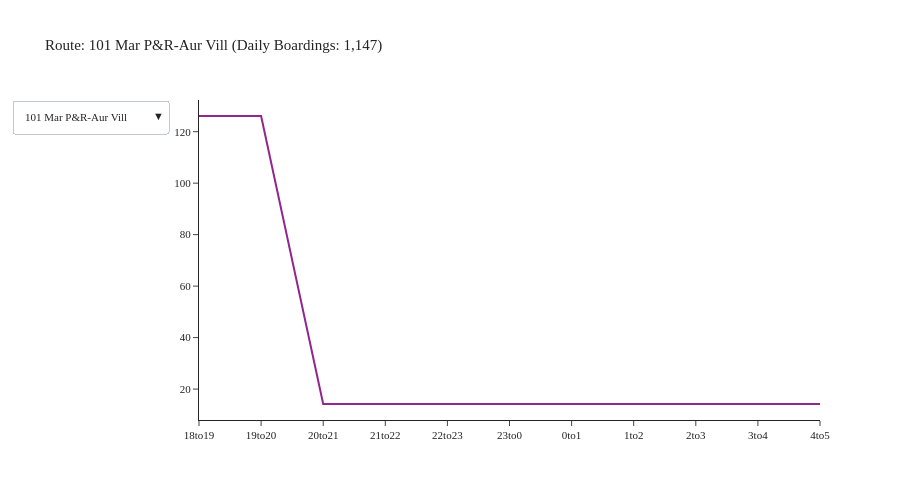

This figure's notebook cell:
### Code cell
agency = 'Community Transit'
df = df_transit_line[df_transit_line['agency'] == agency]
df = df.groupby(['tod', 'description']).agg({'boardings': 'sum'}).reset_index()
fig = create_tod_chart(df)
fig.show()

### Figure 1 — Plotly figure (JSON) as saved in the notebook; plotly's stock layout.template omitted (floating-point values rounded to 4 significant figures)
{"data": [{"mode": "lines", "name": "101 Mar P&R-Aur Vill", "type": "scatter", "visible": true, "x": ["18to19", "19to20", "20to21", "21to22", "22to23", "23to0", "0to1", "1to2", "2to3", "3to4", "4to5"], "y": [126.1, 126.1, 14.2, 14.2, 14.2, 14.2, 14.2, 14.2, 14.2, 14.2, 14.2]}, {"mode": "lines", "name": "105 Mariner P&R-Both", "type": "scatter", "visible": false, "x": ["18to19", "19to20", "20to21", "21to22", "22to23", "23to0", "0to1", "1to2", "2to3", "3to4", "4to5"], "y": [35.35, 35.35, 5.572, 5.572, 5.572, 5.572, 5.572, 5.572, 5.572, 5.572, 5.572]}, {"mode": "lines", "name": "106 Mariner P&R-Both", "type": "scatter", "visible": false, "x": ["18to19", "19to20"], "y": [9.929, 9.929]}, {"mode": "lines", "name": "107 Lynnwd-Seaway TC", "type": "scatter", "visible": false, "x": [], "y": []}, {"mode": "lines", "name": "109 Ash Wy P&R-LkStv", "type": "scatter", "visible": false, "x": ["18to19", "19to20", "20to21", "21to22", "22to23", "23to0", "0to1", "1to2", "2to3", "3to4", "4to5"], "y": [139.8, 139.8, 18.92, 18.92, 18.92, 18.92, 18.92, 18.92, 18.92, 18.92, 18.92]}, {"mode": "lines", "name": "111 Brier-MtLkTer TC", "type": "scatter", "visible": false, "x": [], "y": []}, {"mode": "lines", "name": "112 MLT TC-Ash P&R", "type": "scatter", "visible": false, "x": ["18to19", "19to20", "20to21", "21to22", "22to23", "23to0", "0to1", "1to2", "2to3", "3to4", "4to5"], "y": [33.34, 33.34, 2.565, 2.565, 2.565, 2.565, 2.565, 2.565, 2.565, 2.565, 2.565]}, {"mode": "lines", "name": "113 Mukilteo-Lynn TC", "type": "scatter", "visible": false, "x": ["18to19", "19to20", "20to21", "21to22", "22to23", "23to0", "0to1", "1to2", "2to3", "3to4", "4to5"], "y": [93.6, 93.6, 10.11, 10.11, 10.11, 10.11, 10.11, 10.11, 10.11, 10.11, 10.11]}, {"mode": "lines", "name": "115 McClm P&R-AurVil", "type": "scatter", "visible": false, "x": ["18to19", "19to20", "20to21", "21to22", "22to23", "23to0", "0to1", "1to2", "2to3", "3to4", "4to5"], "y": [200.2, 200.2, 12.98, 12.98, 12.98, 12.98, 12.98, 12.98, 12.98, 12.98, 12.98]}, {"mode": "lines", "name": "116 Edm-Silver Firs", "type": "scatter", "visible": false, "x": ["18to19", "19to20", "20to21", "21to22", "22to23", "23to0", "0to1", "1to2", "2to3", "3to4", "4to5"], "y": [204.9, 204.9, 25.14, 25.14, 25.14, 25.14, 25.14, 25.14, 25.14, 25.14, 25.14]}, {"mode": "lines", "name": "119 Ash P&R-MLT TC", "type": "scatter", "visible": false, "x": ["18to19", "19to20", "20to21", "21to22", "22to23", "23to0", "0to1", "1to2", "2to3", "3to4", "4to5"], "y": [50.81, 50.81, 0.7031, 0.7031, 0.7031, 0.7031, 0.7031, 0.7031, 0.7031, 0.7031, 0.7031]}, {"mode": "lines", "name": "120 Canyon Pk-Lyn TC", "type": "scatter", "visible": false, "x": ["18to19", "19to20", "20to21", "21to22", "22to23", "23to0", "0to1", "1to2", "2to3", "3to4", "4to5"], "y": [89.09, 89.09, 4.814, 4.814, 4.814, 4.814, 4.814, 4.814, 4.814, 4.814, 4.814]}, {"mode": "lines", "name": "130 Edmonds-Lynnwood", "type": "scatter", "visible": false, "x": ["18to19", "19to20", "20to21", "21to22", "22to23", "23to0", "0to1", "1to2", "2to3", "3to4", "4to5"], "y": [61.64, 61.64, 4.086, 4.086, 4.086, 4.086, 4.086, 4.086, 4.086, 4.086, 4.086]}, {"mode": "lines", "name": "196 Ash W P&R-Edmnds", "type": "scatter", "visible": false, "x": ["18to19", "19to20", "20to21", "21to22", "22to23", "23to0", "0to1", "1to2", "2to3", "3to4", "4to5"], "y": [64.05, 64.05, 6.566, 6.566, 6.566, 6.566, 6.566, 6.566, 6.566, 6.566, 6.566]}, {"mode": "lines", "name": "201 Smokey Pt-Lynnwd", "type": "scatter", "visible": false, "x": ["18to19", "19to20", "20to21", "21to22", "22to23", "23to0", "0to1", "1to2", "2to3", "3to4", "4to5"], "y": [185.5, 185.5, 29.44, 29.44, 29.44, 29.44, 29.44, 29.44, 29.44, 29.44, 29.44]}, {"mode": "lines", "name": "202 Smokey Pt-Lynnwd", "type": "scatter", "visible": false, "x": ["18to19", "19to20", "20to21", "21to22", "22to23", "23to0", "0to1", "1to2", "2to3", "3to4", "4to5"], "y": [251.8, 251.8, 23.13, 23.13, 23.13, 23.13, 23.13, 23.13, 23.13, 23.13, 23.13]}, {"mode": "lines", "name": "209 Smokey Pt-Lk Stv", "type": "scatter", "visible": false, "x": ["18to19", "19to20", "20to21", "21to22", "22to23", "23to0", "0to1", "1to2", "2to3", "3to4", "4to5"], "y": [17.76, 17.76, 0.5238, 0.5238, 0.5238, 0.5238, 0.5238, 0.5238, 0.5238, 0.5238, 0.5238]}, {"mode": "lines", "name": "220 Smoky Pt-Arlngtn", "type": "scatter", "visible": false, "x": ["18to19", "19to20"], "y": [21.46, 21.46]}, {"mode": "lines", "name": "222 Tulalip-Marysvil", "type": "scatter", "visible": false, "x": ["18to19", "19to20"], "y": [41.67, 41.67]}, {"mode": "lines", "name": "227 Arlngtn-Seawy TC", "type": "scatter", "visible": false, "x": [], "y": []}, {"mode": "lines", "name": "230 Darrngtn-Smky Pt", "type": "scatter", "visible": false, "x": ["18to19", "19to20"], "y": [15.03, 15.03]}, {"mode": "lines", "name": "240 Stanwd-Smokey Pt", "type": "scatter", "visible": false, "x": ["18to19", "19to20"], "y": [39.32, 39.32]}, {"mode": "lines", "name": "247 Stanwd-Seaway TC", "type": "scatter", "visible": false, "x": [], "y": []}, {"mode": "lines", "name": "270 Gold Bar-Everett", "type": "scatter", "visible": false, "x": [], "y": []}, {"mode": "lines", "name": "271 Gold Bar-Everett", "type": "scatter", "visible": false, "x": ["18to19", "19to20", "20to21", "21to22", "22to23", "23to0", "0to1", "1to2", "2to3", "3to4", "4to5"], "y": [148.7, 148.7, 18.8, 18.8, 18.8, 18.8, 18.8, 18.8, 18.8, 18.8, 18.8]}, {"mode": "lines", "name": "280 Gran Falls-Evrt", "type": "scatter", "visible": false, "x": ["18to19", "19to20", "20to21", "21to22", "22to23", "23to0", "0to1", "1to2", "2to3", "3to4", "4to5"], "y": [95.97, 95.97, 3.438, 3.438, 3.438, 3.438, 3.438, 3.438, 3.438, 3.438, 3.438]}, {"mode": "lines", "name": "402 Lynn TC-Sea CBD", "type": "scatter", "visible": false, "x": ["18to19", "19to20"], "y": [10.23, 10.23]}, {"mode": "lines", "name": "405 Edm P&R-Sea CBD", "type": "scatter", "visible": false, "x": [], "y": []}, {"mode": "lines", "name": "410 Mar P&R-Sea CBD", "type": "scatter", "visible": false, "x": [], "y": []}, {"mode": "lines", "name": "412 Slv Firs-Sea CBD", "type": "scatter", "visible": false, "x": [], "y": []}, {"mode": "lines", "name": "413 Sw Ck P&R-SeaCBD", "type": "scatter", "visible": false, "x": ["18to19", "19to20"], "y": [4.579, 4.579]}, {"mode": "lines", "name": "415 N Lynn-Sea CBD", "type": "scatter", "visible": false, "x": [], "y": []}, {"mode": "lines", "name": "416 Edmonds-Sea CBD", "type": "scatter", "visible": false, "x": [], "y": []}, {"mode": "lines", "name": "417 Mukilteo-Sea CBD", "type": "scatter", "visible": false, "x": [], "y": []}, {"mode": "lines", "name": "421 Marysvil-Sea CBD", "type": "scatter", "visible": false, "x": [], "y": []}, {"mode": "lines", "name": "422 Stanwood-Sea CBD", "type": "scatter", "visible": false, "x": [], "y": []}, {"mode": "lines", "name": "424 Snohomsh-Sea CBD", "type": "scatter", "visible": false, "x": [], "y": []}, {"mode": "lines", "name": "425 Lk Stvns-Sea CBD", "type": "scatter", "visible": false, "x": [], "y": []}, {"mode": "lines", "name": "435 Mill Ck-Sea CBD", "type": "scatter", "visible": false, "x": [], "y": []}, {"mode": "lines", "name": "821 Marysvl-NGt Stn", "type": "scatter", "visible": false, "x": [], "y": []}, {"mode": "lines", "name": "860 McCol P&R-NG Stn", "type": "scatter", "visible": false, "x": ["18to19", "19to20"], "y": [19.65, 19.65]}, {"mode": "lines", "name": "871 Edm P&R-NGt Stn", "type": "scatter", "visible": false, "x": ["18to19", "19to20"], "y": [11.45, 11.45]}, {"mode": "lines", "name": "880 Mukilteo-NG Stn", "type": "scatter", "visible": false, "x": ["18to19", "19to20"], "y": [20.15, 20.15]}, {"mode": "lines", "name": "Swift Blue", "type": "scatter", "visible": false, "x": ["18to19", "19to20", "20to21", "21to22", "22to23", "23to0", "0to1", "1to2", "2to3", "3to4", "4to5"], "y": [445.5, 445.5, 86.67, 86.67, 86.67, 86.67, 86.67, 86.67, 86.67, 86.67, 86.67]}, {"mode": "lines", "name": "Swift Green", "type": "scatter", "visible": false, "x": ["18to19", "19to20", "20to21", "21to22", "22to23", "23to0", "0to1", "1to2", "2to3", "3to4", "4to5"], "y": [202.9, 202.9, 31.49, 31.49, 31.49, 31.49, 31.49, 31.49, 31.49, 31.49, 31.49]}, {"mode": "lines", "name": "810-McCol Pk-NGt Stn", "type": "scatter", "visible": false, "x": ["18to19", "19to20", "20to21", "21to22", "22to23", "23to0", "0to1", "1to2", "2to3", "3to4", "4to5"], "y": [42.18, 42.18, 7.164, 7.164, 7.164, 7.164, 7.164, 7.164, 7.164, 7.164, 7.164]}], "layout": {"font": {"size": 11}, "height": 500, "title": {"text": "Route: 101 Mar P&R-Aur Vill (Daily Boardings: 1,147)"}, "updatemenus": [{"buttons": [{"args": [{"visible": [true, false, false, false, false, false, false, false, false, false, false, false, false, false, false, false, false, false, false, false, false, false, false, false, false, false, false, false, false, false, false, false, false, false, false, false, false, false, false, false, false, false, false, false, false, false]}, {"title": "Route: 101 Mar P&R-Aur Vill (Daily Boardings: 1,147)"}], "label": "101 Mar P&R-Aur Vill", "method": "update"}, {"args": [{"visible": [false, true, false, false, false, false, false, false, false, false, false, false, false, false, false, false, false, false, false, false, false, false, false, false, false, false, false, false, false, false, false, false, false, false, false, false, false, false, false, false, false, false, false, false, false, false]}, {"title": "Route: 105 Mariner P&R-Both (Daily Boardings: 657)"}], "label": "105 Mariner P&R-Both", "method": "update"}, {"args": [{"visible": [false, false, true, false, false, false, false, false, false, false, false, false, false, false, false, false, false, false, false, false, false, false, false, false, false, false, false, false, false, false, false, false, false, false, false, false, false, false, false, false, false, false, false, false, false, false]}, {"title": "Route: 106 Mariner P&R-Both (Daily Boardings: 317)"}], "label": "106 Mariner P&R-Both", "method": "update"}, {"args": [{"visible": [false, false, false, true, false, false, false, false, false, false, false, false, false, false, false, false, false, false, false, false, false, false, false, false, false, false, false, false, false, false, false, false, false, false, false, false, false, false, false, false, false, false, false, false, false, false]}, {"title": "Route: 107 Lynnwd-Seaway TC (Daily Boardings: 94)"}], "label": "107 Lynnwd-Seaway TC", "method": "update"}, {"args": [{"visible": [false, false, false, false, true, false, false, false, false, false, false, false, false, false, false, false, false, false, false, false, false, false, false, false, false, false, false, false, false, false, false, false, false, false, false, false, false, false, false, false, false, false, false, false, false, false]}, {"title": "Route: 109 Ash Wy P&R-LkStv (Daily Boardings: 1,458)"}], "label": "109 Ash Wy P&R-LkStv", "method": "update"}, {"args": [{"visible": [false, false, false, false, false, true, false, false, false, false, false, false, false, false, false, false, false, false, false, false, false, false, false, false, false, false, false, false, false, false, false, false, false, false, false, false, false, false, false, false, false, false, false, false, false, false]}, {"title": "Route: 111 Brier-MtLkTer TC (Daily Boardings: 20)"}], "label": "111 Brier-MtLkTer TC", "method": "update"}, {"args": [{"visible": [false, false, false, false, false, false, true, false, false, false, false, false, false, false, false, false, false, false, false, false, false, false, false, false, false, false, false, false, false, false, false, false, false, false, false, false, false, false, false, false, false, false, false, false, false, false]}, {"title": "Route: 112 MLT TC-Ash P&R (Daily Boardings: 390)"}], "label": "112 MLT TC-Ash P&R", "method": "update"}, {"args": [{"visible": [false, false, false, false, false, false, false, true, false, false, false, false, false, false, false, false, false, false, false, false, false, false, false, false, false, false, false, false, false, false, false, false, false, false, false, false, false, false, false, false, false, false, false, false, false, false]}, {"title": "Route: 113 Mukilteo-Lynn TC (Daily Boardings: 1,069)"}], "label": "113 Mukilteo-Lynn TC", "method": "update"}, {"args": [{"visible": [false, false, false, false, false, false, false, false, true, false, false, false, false, false, false, false, false, false, false, false, false, false, false, false, false, false, false, false, false, false, false, false, false, false, false, false, false, false, false, false, false, false, false, false, false, false]}, {"title": "Route: 115 McClm P&R-AurVil (Daily Boardings: 2,184)"}], "label": "115 McClm P&R-AurVil", "method": "update"}, {"args": [{"visible": [false, false, false, false, false, false, false, false, false, true, false, false, false, false, false, false, false, false, false, false, false, false, false, false, false, false, false, false, false, false, false, false, false, false, false, false, false, false, false, false, false, false, false, false, false, false]}, {"title": "Route: 116 Edm-Silver Firs (Daily Boardings: 2,916)"}], "label": "116 Edm-Silver Firs", "method": "update"}, {"args": [{"visible": [false, false, false, false, false, false, false, false, false, false, true, false, false, false, false, false, false, false, false, false, false, false, false, false, false, false, false, false, false, false, false, false, false, false, false, false, false, false, false, false, false, false, false, false, false, false]}, {"title": "Route: 119 Ash P&R-MLT TC (Daily Boardings: 453)"}], "label": "119 Ash P&R-MLT TC", "method": "update"}, {"args": [{"visible": [false, false, false, false, false, false, false, false, false, false, false, true, false, false, false, false, false, false, false, false, false, false, false, false, false, false, false, false, false, false, false, false, false, false, false, false, false, false, false, false, false, false, false, false, false, false]}, {"title": "Route: 120 Canyon Pk-Lyn TC (Daily Boardings: 924)"}], "label": "120 Canyon Pk-Lyn TC", "method": "update"}, {"args": [{"visible": [false, false, false, false, false, false, false, false, false, false, false, false, true, false, false, false, false, false, false, false, false, false, false, false, false, false, false, false, false, false, false, false, false, false, false, false, false, false, false, false, false, false, false, false, false, false]}, {"title": "Route: 130 Edmonds-Lynnwood (Daily Boardings: 883)"}], "label": "130 Edmonds-Lynnwood", "method": "update"}, {"args": [{"visible": [false, false, false, false, false, false, false, false, false, false, false, false, false, true, false, false, false, false, false, false, false, false, false, false, false, false, false, false, false, false, false, false, false, false, false, false, false, false, false, false, false, false, false, false, false, false]}, {"title": "Route: 196 Ash W P&R-Edmnds (Daily Boardings: 594)"}], "label": "196 Ash W P&R-Edmnds", "method": "update"}, {"args": [{"visible": [false, false, false, false, false, false, false, false, false, false, false, false, false, false, true, false, false, false, false, false, false, false, false, false, false, false, false, false, false, false, false, false, false, false, false, false, false, false, false, false, false, false, false, false, false, false]}, {"title": "Route: 201 Smokey Pt-Lynnwd (Daily Boardings: 2,375)"}], "label": "201 Smokey Pt-Lynnwd", "method": "update"}, {"args": [{"visible": [false, false, false, false, false, false, false, false, false, false, false, false, false, false, false, true, false, false, false, false, false, false, false, false, false, false, false, false, false, false, false, false, false, false, false, false, false, false, false, false, false, false, false, false, false, false]}, {"title": "Route: 202 Smokey Pt-Lynnwd (Daily Boardings: 2,440)"}], "label": "202 Smokey Pt-Lynnwd", "method": "update"}, {"args": [{"visible": [false, false, false, false, false, false, false, false, false, false, false, false, false, false, false, false, true, false, false, false, false, false, false, false, false, false, false, false, false, false, false, false, false, false, false, false, false, false, false, false, false, false, false, false, false, false]}, {"title": "Route: 209 Smokey Pt-Lk Stv (Daily Boardings: 270)"}], "label": "209 Smokey Pt-Lk Stv", "method": "update"}, {"args": [{"visible": [false, false, false, false, false, false, false, false, false, false, false, false, false, false, false, false, false, true, false, false, false, false, false, false, false, false, false, false, false, false, false, false, false, false, false, false, false, false, false, false, false, false, false, false, false, false]}, {"title": "Route: 220 Smoky Pt-Arlngtn (Daily Boardings: 264)"}], "label": "220 Smoky Pt-Arlngtn", "method": "update"}, {"args": [{"visible": [false, false, false, false, false, false, false, false, false, false, false, false, false, false, false, false, false, false, true, false, false, false, false, false, false, false, false, false, false, false, false, false, false, false, false, false, false, false, false, false, false, false, false, false, false, false]}, {"title": "Route: 222 Tulalip-Marysvil (Daily Boardings: 439)"}], "label": "222 Tulalip-Marysvil", "method": "update"}, {"args": [{"visible": [false, false, false, false, false, false, false, false, false, false, false, false, false, false, false, false, false, false, false, true, false, false, false, false, false, false, false, false, false, false, false, false, false, false, false, false, false, false, false, false, false, false, false, false, false, false]}, {"title": "Route: 227 Arlngtn-Seawy TC (Daily Boardings: 5)"}], "label": "227 Arlngtn-Seawy TC", "method": "update"}, {"args": [{"visible": [false, false, false, false, false, false, false, false, false, false, false, false, false, false, false, false, false, false, false, false, true, false, false, false, false, false, false, false, false, false, false, false, false, false, false, false, false, false, false, false, false, false, false, false, false, false]}, {"title": "Route: 230 Darrngtn-Smky Pt (Daily Boardings: 96)"}], "label": "230 Darrngtn-Smky Pt", "method": "update"}, {"args": [{"visible": [false, false, false, false, false, false, false, false, false, false, false, false, false, false, false, false, false, false, false, false, false, true, false, false, false, false, false, false, false, false, false, false, false, false, false, false, false, false, false, false, false, false, false, false, false, false]}, {"title": "Route: 240 Stanwd-Smokey Pt (Daily Boardings: 368)"}], "label": "240 Stanwd-Smokey Pt", "method": "update"}, {"args": [{"visible": [false, false, false, false, false, false, false, false, false, false, false, false, false, false, false, false, false, false, false, false, false, false, true, false, false, false, false, false, false, false, false, false, false, false, false, false, false, false, false, false, false, false, false, false, false, false]}, {"title": "Route: 247 Stanwd-Seaway TC (Daily Boardings: 2)"}], "label": "247 Stanwd-Seaway TC", "method": "update"}, {"args": [{"visible": [false, false, false, false, false, false, false, false, false, false, false, false, false, false, false, false, false, false, false, false, false, false, false, true, false, false, false, false, false, false, false, false, false, false, false, false, false, false, false, false, false, false, false, false, false, false]}, {"title": "Route: 270 Gold Bar-Everett (Daily Boardings: 298)"}], "label": "270 Gold Bar-Everett", "method": "update"}, {"args": [{"visible": [false, false, false, false, false, false, false, false, false, false, false, false, false, false, false, false, false, false, false, false, false, false, false, false, true, false, false, false, false, false, false, false, false, false, false, false, false, false, false, false, false, false, false, false, false, false]}, {"title": "Route: 271 Gold Bar-Everett (Daily Boardings: 1,486)"}], "label": "271 Gold Bar-Everett", "method": "update"}, {"args": [{"visible": [false, false, false, false, false, false, false, false, false, false, false, false, false, false, false, false, false, false, false, false, false, false, false, false, false, true, false, false, false, false, false, false, false, false, false, false, false, false, false, false, false, false, false, false, false, false]}, {"title": "Route: 280 Gran Falls-Evrt (Daily Boardings: 1,122)"}], "label": "280 Gran Falls-Evrt", "method": "update"}, {"args": [{"visible": [false, false, false, false, false, false, false, false, false, false, false, false, false, false, false, false, false, false, false, false, false, false, false, false, false, false, true, false, false, false, false, false, false, false, false, false, false, false, false, false, false, false, false, false, false, false]}, {"title": "Route: 402 Lynn TC-Sea CBD (Daily Boardings: 83)"}], "label": "402 Lynn TC-Sea CBD", "method": "update"}, {"args": [{"visible": [false, false, false, false, false, false, false, false, false, false, false, false, false, false, false, false, false, false, false, false, false, false, false, false, false, false, false, true, false, false, false, false, false, false, false, false, false, false, false, false, false, false, false, false, false, false]}, {"title": "Route: 405 Edm P&R-Sea CBD (Daily Boardings: 58)"}], "label": "405 Edm P&R-Sea CBD", "method": "update"}, {"args": [{"visible": [false, false, false, false, false, false, false, false, false, false, false, false, false, false, false, false, false, false, false, false, false, false, false, false, false, false, false, false, true, false, false, false, false, false, false, false, false, false, false, false, false, false, false, false, false, false]}, {"title": "Route: 410 Mar P&R-Sea CBD (Daily Boardings: 80)"}], "label": "410 Mar P&R-Sea CBD", "method": "update"}, {"args": [{"visible": [false, false, false, false, false, false, false, false, false, false, false, false, false, false, false, false, false, false, false, false, false, false, false, false, false, false, false, false, false, true, false, false, false, false, false, false, false, false, false, false, false, false, false, false, false, false]}, {"title": "Route: 412 Slv Firs-Sea CBD (Daily Boardings: 210)"}], "label": "412 Slv Firs-Sea CBD", "method": "update"}, {"args": [{"visible": [false, false, false, false, false, false, false, false, false, false, false, false, false, false, false, false, false, false, false, false, false, false, false, false, false, false, false, false, false, false, true, false, false, false, false, false, false, false, false, false, false, false, false, false, false, false]}, {"title": "Route: 413 Sw Ck P&R-SeaCBD (Daily Boardings: 312)"}], "label": "413 Sw Ck P&R-SeaCBD", "method": "update"}, {"args": [{"visible": [false, false, false, false, false, false, false, false, false, false, false, false, false, false, false, false, false, false, false, false, false, false, false, false, false, false, false, false, false, false, false, true, false, false, false, false, false, false, false, false, false, false, false, false, false, false]}, {"title": "Route: 415 N Lynn-Sea CBD (Daily Boardings: 321)"}], "label": "415 N Lynn-Sea CBD", "method": "update"}, {"args": [{"visible": [false, false, false, false, false, false, false, false, false, false, false, false, false, false, false, false, false, false, false, false, false, false, false, false, false, false, false, false, false, false, false, false, true, false, false, false, false, false, false, false, false, false, false, false, false, false]}, {"title": "Route: 416 Edmonds-Sea CBD (Daily Boardings: 132)"}], "label": "416 Edmonds-Sea CBD", "method": "update"}, {"args": [{"visible": [false, false, false, false, false, false, false, false, false, false, false, false, false, false, false, false, false, false, false, false, false, false, false, false, false, false, false, false, false, false, false, false, false, true, false, false, false, false, false, false, false, false, false, false, false, false]}, {"title": "Route: 417 Mukilteo-Sea CBD (Daily Boardings: 68)"}], "label": "417 Mukilteo-Sea CBD", "method": "update"}, {"args": [{"visible": [false, false, false, false, false, false, false, false, false, false, false, false, false, false, false, false, false, false, false, false, false, false, false, false, false, false, false, false, false, false, false, false, false, false, true, false, false, false, false, false, false, false, false, false, false, false]}, {"title": "Route: 421 Marysvil-Sea CBD (Daily Boardings: 99)"}], "label": "421 Marysvil-Sea CBD", "method": "update"}, {"args": [{"visible": [false, false, false, false, false, false, false, false, false, false, false, false, false, false, false, false, false, false, false, false, false, false, false, false, false, false, false, false, false, false, false, false, false, false, false, true, false, false, false, false, false, false, false, false, false, false]}, {"title": "Route: 422 Stanwood-Sea CBD (Daily Boardings: 53)"}], "label": "422 Stanwood-Sea CBD", "method": "update"}, {"args": [{"visible": [false, false, false, false, false, false, false, false, false, false, false, false, false, false, false, false, false, false, false, false, false, false, false, false, false, false, false, false, false, false, false, false, false, false, false, false, true, false, false, false, false, false, false, false, false, false]}, {"title": "Route: 424 Snohomsh-Sea CBD (Daily Boardings: 105)"}], "label": "424 Snohomsh-Sea CBD", "method": "update"}, {"args": [{"visible": [false, false, false, false, false, false, false, false, false, false, false, false, false, false, false, false, false, false, false, false, false, false, false, false, false, false, false, false, false, false, false, false, false, false, false, false, false, true, false, false, false, false, false, false, false, false]}, {"title": "Route: 425 Lk Stvns-Sea CBD (Daily Boardings: 138)"}], "label": "425 Lk Stvns-Sea CBD", "method": "update"}, {"args": [{"visible": [false, false, false, false, false, false, false, false, false, false, false, false, false, false, false, false, false, false, false, false, false, false, false, false, false, false, false, false, false, false, false, false, false, false, false, false, false, false, true, false, false, false, false, false, false, false]}, {"title": "Route: 435 Mill Ck-Sea CBD (Daily Boardings: 122)"}], "label": "435 Mill Ck-Sea CBD", "method": "update"}, {"args": [{"visible": [false, false, false, false, false, false, false, false, false, false, false, false, false, false, false, false, false, false, false, false, false, false, false, false, false, false, false, false, false, false, false, false, false, false, false, false, false, false, false, true, false, false, false, false, false, false]}, {"title": "Route: 821 Marysvl-NGt Stn (Daily Boardings: 125)"}], "label": "821 Marysvl-NGt Stn", "method": "update"}, {"args": [{"visible": [false, false, false, false, false, false, false, false, false, false, false, false, false, false, false, false, false, false, false, false, false, false, false, false, false, false, false, false, false, false, false, false, false, false, false, false, false, false, false, false, true, false, false, false, false, false]}, {"title": "Route: 860 McCol P&R-NG Stn (Daily Boardings: 230)"}], "label": "860 McCol P&R-NG Stn", "method": "update"}, {"args": [{"visible": [false, false, false, false, false, false, false, false, false, false, false, false, false, false, false, false, false, false, false, false, false, false, false, false, false, false, false, false, false, false, false, false, false, false, false, false, false, false, false, false, false, true, false, false, false, false]}, {"title": "Route: 871 Edm P&R-NGt Stn (Daily Boardings: 224)"}], "label": "871 Edm P&R-NGt Stn", "method": "update"}, {"args": [{"visible": [false, false, false, false, false, false, false, false, false, false, false, false, false, false, false, false, false, false, false, false, false, false, false, false, false, false, false, false, false, false, false, false, false, false, false, false, false, false, false, false, false, false, true, false, false, false]}, {"title": "Route: 880 Mukilteo-NG Stn (Daily Boardings: 326)"}], "label": "880 Mukilteo-NG Stn", "method": "update"}, {"args": [{"visible": [false, false, false, false, false, false, false, false, false, false, false, false, false, false, false, false, false, false, false, false, false, false, false, false, false, false, false, false, false, false, false, false, false, false, false, false, false, false, false, false, false, false, false, true, false, false]}, {"title": "Route: Swift Blue (Daily Boardings: 5,624)"}], "label": "Swift Blue", "method": "update"}, {"args": [{"visible": [false, false, false, false, false, false, false, false, false, false, false, false, false, false, false, false, false, false, false, false, false, false, false, false, false, false, false, false, false, false, false, false, false, false, false, false, false, false, false, false, false, false, false, false, true, false]}, {"title": "Route: Swift Green (Daily Boardings: 2,563)"}], "label": "Swift Green", "method": "update"}, {"args": [{"visible": [false, false, false, false, false, false, false, false, false, false, false, false, false, false, false, false, false, false, false, false, false, false, false, false, false, false, false, false, false, false, false, false, false, false, false, false, false, false, false, false, false, false, false, false, false, true]}, {"title": "Route: 810-McCol Pk-NGt Stn (Daily Boardings: 256)"}], "label": "810-McCol Pk-NGt Stn", "method": "update"}], "direction": "down", "showactive": true}], "width": 900, "yaxis": {"tickformat": ".00f"}}}
